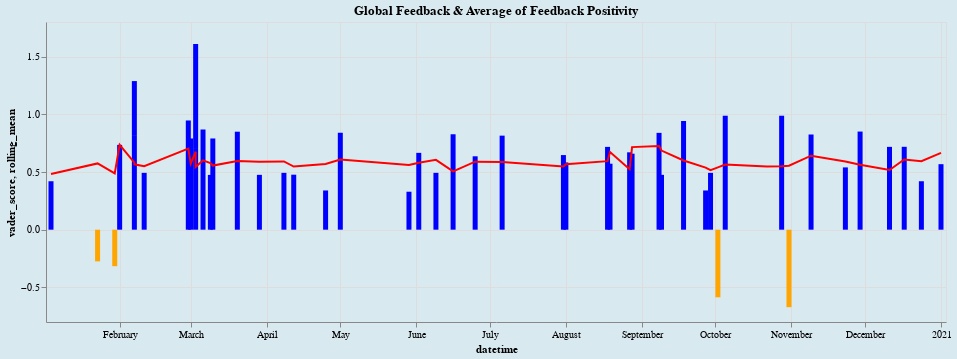

Notebook code cell kept with this figure:
### Code cell
bar = alt.Chart(source, title="Global Feedback & Average of Feedback Positivity"
    ).mark_bar(
    ).encode(
    x='datetime:T',
    y='vader_score:Q',
    color=alt.condition(
         alt.datum.vader_score > 0,
         alt.value("blue"),  # The positive color
         alt.value("orange")  # The negative color
    )
  )
line = alt.Chart(source).mark_line(color='red').transform_window(
    # The field to average
    rolling_mean='mean(vader_score)',
    # The number of values before and after the current value to include.
    # [null, 0] is the default value for frame.
    # frame=[-9, 0]
).encode(
    x='datetime',
    y='rolling_mean:Q'
)

(bar + line).properties(
    width=900).configure_title(fontSize=26).configure(background='#D9E9F0'
    ).interactive()

### Figure 1 — Vega-Lite specification as saved in the notebook (floating-point values rounded to 4 significant figures)
{"config": {"view": {"continuousWidth": 400, "continuousHeight": 300}, "background": "#D9E9F0"}, "layer": [{"mark": "bar", "encoding": {"color": {"condition": {"value": "blue", "test": "(datum.vader_score > 0)"}, "value": "orange"}, "x": {"field": "datetime", "type": "temporal"}, "y": {"field": "vader_score", "type": "quantitative"}}, "selection": {"selector001": {"type": "interval", "bind": "scales", "encodings": ["x", "y"]}}, "title": "Global Feedback & Average of Feedback Positivity"}, {"mark": {"type": "line", "color": "red"}, "encoding": {"x": {"field": "datetime", "type": "temporal"}, "y": {"field": "rolling_mean", "type": "quantitative"}}, "transform": [{"window": [{"op": "mean", "field": "vader_score", "as": "rolling_mean"}]}]}], "data": {"name": "data-c72bae3c57eb5b757673293a4bc6bd5b"}, "width": 900, "$schema": "https://vega.github.io/schema/vega-lite/v4.17.0.json", "datasets": {"data-c72bae3c57eb5b757673293a4bc6bd5b": [{"ticket_id": "RGY31mG14606sC3B", "mentor_id": "UY340CfO5dJ2S210", "mentee_id": "8v417YeUI850jS3Z", "feedback": "I have many hours of undergraduate accounting and finance course work under my belt and this class gives you a tremendous overview of financial statement analysis. The only disadvantage is that the professor creates the workbooks for you and you only have to answer conceptual questions. While this would be great for some, I was hoping for some more hands on work to practice.", "mentee_first_name": "Brady", "mentee_last_name": "Parker", "mentee_full_name": "Brady Parker", "mentor_first_name": "Jerry", "mentor_last_name": "Reed", "mentor_full_name": "Jerry Reed", "datetime": "2020-02-01T00:00:00", "feedback_outcome": "Positive", "vader_score": 0.7351}, {"ticket_id": "1R4587z1caGB1B7u", "mentor_id": "630lhQ431nA0Nz3s", "mentee_id": "yIBKz628y1Ol4538", "feedback": "Great introduction to Accounting Analytics. Unexpected lecturing dialogues. Could have more analytics or additional or optional problem sets to explore more deeply.", "mentee_first_name": "Bo", "mentee_last_name": "Reed", "mentee_full_name": "Bo Reed", "mentor_first_name": "Layne", "mentor_last_name": "Morris", "mentor_full_name": "Layne Morris", "datetime": "2020-09-27T00:00:00", "feedback_outcome": "Positive", "vader_score": 0.34}, {"ticket_id": "21x781Q7Ayo4mgE8", "mentor_id": "8lC6bv1xtG1046M6", "mentee_id": "4A763H2DOZxo68Z3", "feedback": "Very useful and comprehensive", "mentee_first_name": "Matthew", "mentee_last_name": "Miller", "mentee_full_name": "Matthew Miller", "mentor_first_name": "Sabrina", "mentor_last_name": "Richardson", "mentor_full_name": "Sabrina Richardson", "datetime": "2020-06-02T00:00:00", "feedback_outcome": "Positive", "vader_score": 0.6659}, {"ticket_id": "20gp7c24Fx6h4D6g", "mentor_id": "J4o388P4plF5RY70", "mentee_id": "q742317EX47IcugF", "feedback": "This is a really good survey class in the potential of 3d printing, with examples of how individuals can empower themselves and others without the obstacles of traditional tooling, with a relatively short learning curve and low investment. It also demonstrates the ways in which, now and increasingly in the future, we'll all be capable of designing the solutions to our own problems with increasing agility!The only thing that could make it better would be to have more design challenges!Thanks!", "mentee_first_name": "Caden", "mentee_last_name": "Miller", "mentee_full_name": "Caden Miller", "mentor_first_name": "Salvatore", "mentor_last_name": "Brooks", "mentor_full_name": "Salvatore Brooks", "datetime": "2020-11-09T00:00:00", "feedback_outcome": "Positive", "vader_score": 0.825}, {"ticket_id": "46P6Sw8gLI5Q2N14", "mentor_id": "6602Q4ljE112heWg", "mentee_id": "b77WF13NE25b3h8F", "feedback": "Nice course, a difficult one but very challengeable. Nice structure and easy to understand.I wanted to refresh my knowledge in anatomy and in such gained a whole lot more in return.Thanks to the Professors for their time and effort in making this MOOC.Very pleased.", "mentee_first_name": "Sarai", "mentee_last_name": "Price", "mentee_full_name": "Sarai Price", "mentor_first_name": "Johnny", "mentor_last_name": "Campbell", "mentor_full_name": "Johnny Campbell", "datetime": "2020-02-29T00:00:00", "feedback_outcome": "Positive", "vader_score": 0.9466}, {"ticket_id": "tka207qsi63j7X24", "mentor_id": "eA81PAI415m8Tw61", "mentee_id": "Wn68P028X06LpIz2", "feedback": "Very well done! Contents, delivery, clarity, everything was top notch. Thank you!", "mentee_first_name": "Ryan", "mentee_last_name": "Morales", "mentee_full_name": "Ryan Morales", "mentor_first_name": "Callan", "mentor_last_name": "Jackson", "mentor_full_name": "Callan Jackson", "datetime": "2020-09-08T00:00:00", "feedback_outcome": "Positive", "vader_score": 0.8392}, {"ticket_id": "ZrghZ0y5G3S34618", "mentor_id": "yC6d561OJiK355j5", "mentee_id": "L4o15LRyu4L8138J", "feedback": "Great course!", "mentee_first_name": "Caiden", "mentee_last_name": "Stewart", "mentee_full_name": "Caiden Stewart", "mentor_first_name": "Brooke", "mentor_last_name": "Garcia", "mentor_full_name": "Brooke Garcia", "datetime": "2020-08-28T00:00:00", "feedback_outcome": "Positive", "vader_score": 0.6588}, {"ticket_id": "O26z0D5yJ3h5RA40", "mentor_id": "qt64H1zC3z68h4L7", "mentee_id": "8izPp7iMC8v18014", "feedback": "As an introduction course its very helpful. It has just what you need to get started.", "mentee_first_name": "Naya", "mentee_last_name": "Rivera", "mentee_full_name": "Naya Rivera", "mentor_first_name": "Nadia", "mentor_last_name": "Reyes", "mentor_full_name": "Nadia Reyes", "datetime": "2020-09-09T00:00:00", "feedback_outcome": "Positive", "vader_score": 0.4754}, {"ticket_id": "c5t3d1pL8x55Vc24", "mentor_id": "630lhQ431nA0Nz3s", "mentee_id": "0vt3g7SG58W521WL", "feedback": "Excellent introduction to Ableton", "mentee_first_name": "Kylie", "mentee_last_name": "Miller", "mentee_full_name": "Kylie Miller", "mentor_first_name": "Layne", "mentor_last_name": "Morris", "mentor_full_name": "Layne Morris", "datetime": "2020-08-19T00:00:00", "feedback_outcome": "Positive", "vader_score": 0.5719}, {"ticket_id": "6C2o65vy07z3oKm4", "mentor_id": "470KQ6il1DzVH757", "mentee_id": "mfsG0s78v4025G8g", "feedback": "Hello!My name is Ahmed from Egypt, I am 3D Hubs Mayor. I think it's The first course in the internet which will give you the opportunity to know a lot of things about 3D Printing so stay tuned and register now if you interested in 3D printing.Cheers,", "mentee_first_name": "Edith", "mentee_last_name": "Ramirez", "mentee_full_name": "Edith Ramirez", "mentor_first_name": "River", "mentor_last_name": "Clark", "mentor_full_name": "River Clark", "datetime": "2020-03-03T00:00:00", "feedback_outcome": "Positive", "vader_score": 0.6996}, {"ticket_id": "30ICg1B1d6COF100", "mentor_id": "J4o388P4plF5RY70", "mentee_id": "41mm8q3722h1RFAr", "feedback": "I really appreicated the tools and techniques presented in the course. Very very valuable for Merger and Acqusition projects that I will be involved in (if ever)", "mentee_first_name": "Quinn", "mentee_last_name": "Bailey", "mentee_full_name": "Quinn Bailey", "mentor_first_name": "Salvatore", "mentor_last_name": "Brooks", "mentor_full_name": "Salvatore Brooks", "datetime": "2021-01-01T00:00:00", "feedback_outcome": "Positive", "vader_score": 0.5678}, {"ticket_id": "znT1hR0f3bs07063", "mentor_id": "8lC6bv1xtG1046M6", "mentee_id": "0t37ka6108elvkC5", "feedback": "Excellent but tough course ,you need to work and it is not simply called advanced Algorithms and Complexity.You will be forced to test your code properly ,even if you didn't do it properly in the previous specialisation course.", "mentee_first_name": "Aidan", "mentee_last_name": "Mendoza", "mentee_full_name": "Aidan Mendoza", "mentor_first_name": "Sabrina", "mentor_last_name": "Richardson", "mentor_full_name": "Sabrina Richardson", "datetime": "2020-10-31T00:00:00", "feedback_outcome": "Negative", "vader_score": -0.6715}, {"ticket_id": "60F60dl3iJ1tSb50", "mentor_id": "qt64H1zC3z68h4L7", "mentee_id": "FF1wo6Zr6Z4464H0", "feedback": "Good course . A must take for beginners !", "mentee_first_name": "Stella", "mentee_last_name": "Chavez", "mentee_full_name": "Stella Chavez", "mentor_first_name": "Nadia", "mentor_last_name": "Reyes", "mentor_full_name": "Nadia Reyes", "datetime": "2020-02-11T00:00:00", "feedback_outcome": "Positive", "vader_score": 0.4926}, {"ticket_id": "Juu2Z400z4573thE", "mentor_id": "470KQ6il1DzVH757", "mentee_id": "qEC26300fZ615erw", "feedback": "Great content but animations are annoying!", "mentee_first_name": "Cain", "mentee_last_name": "Allen", "mentee_full_name": "Cain Allen", "mentor_first_name": "River", "mentor_last_name": "Clark", "mentor_full_name": "River Clark", "datetime": "2020-01-30T00:00:00", "feedback_outcome": "Negative", "vader_score": -0.3164}, {"ticket_id": "ko1E2MYFf5480k27", "mentor_id": "3s811p68crqH8B5z", "mentee_id": "fo76Oi46or816i8N", "feedback": "Thank you so much!", "mentee_first_name": "Taylor", "mentee_last_name": "Ward", "mentee_full_name": "Taylor Ward", "mentor_first_name": "Wayne", "mentor_last_name": "Howard", "mentor_full_name": "Wayne Howard", "datetime": "2020-01-04T00:00:00", "feedback_outcome": "Positive", "vader_score": 0.4199}, {"ticket_id": "8B1v44L3667FufuY", "mentor_id": "yC6d561OJiK355j5", "mentee_id": "353A6snEGf3456ZU", "feedback": "iam soooo happy to joined to this course which help me to evaluate my skills and increase it", "mentee_first_name": "Anahi", "mentee_last_name": "Carter", "mentee_full_name": "Anahi Carter", "mentor_first_name": "Brooke", "mentor_last_name": "Garcia", "mentor_full_name": "Brooke Garcia", "datetime": "2020-06-16T00:00:00", "feedback_outcome": "Positive", "vader_score": 0.8271}, {"ticket_id": "51o4I50Qn1e31DQP", "mentor_id": "eA81PAI415m8Tw61", "mentee_id": "1j1AL4W5cto736d1", "feedback": "Awesome Course. It was quite challenging though", "mentee_first_name": "Claire", "mentee_last_name": "Cox", "mentee_full_name": "Claire Cox", "mentor_first_name": "Callan", "mentor_last_name": "Jackson", "mentor_full_name": "Callan Jackson", "datetime": "2020-12-11T00:00:00", "feedback_outcome": "Positive", "vader_score": 0.7178}, {"ticket_id": "yjt2g5DKs53H5275", "mentor_id": "J4o388P4plF5RY70", "mentee_id": "87Af0A6c3k262HpM", "feedback": "Good information!", "mentee_first_name": "Hellen", "mentee_last_name": "Heinz", "mentee_full_name": "Hellen Heinz", "mentor_first_name": "Salvatore", "mentor_last_name": "Brooks", "mentor_full_name": "Salvatore Brooks", "datetime": "2020-09-29T00:00:00", "feedback_outcome": "Positive", "vader_score": 0.4926}, {"ticket_id": "b7oR6hs087Rvq843", "mentor_id": "U0o85d0ytk780Ml2", "mentee_id": "ZY7Q4N02536cQgW4", "feedback": "This is the first English course I have taken.Though at first it was kind of difficulty because of language(especially the terms) and profession knowledge(it is a comprehensive course and I am still learning courses concerned at school)the course is really worth taking. I have learned a lot .and it stimulates my interest in accounting.", "mentee_first_name": "Alora", "mentee_last_name": "Castillo", "mentee_full_name": "Alora Castillo", "mentor_first_name": "Amias", "mentor_last_name": "Ward", "mentor_full_name": "Amias Ward", "datetime": "2020-08-27T00:00:00", "feedback_outcome": "Positive", "vader_score": 0.6705}, {"ticket_id": "S2pc8Y7A51x137xC", "mentor_id": "8lC6bv1xtG1046M6", "mentee_id": "4o5C28M8iQ43m6Ij", "feedback": "Fun and interesting course. I learned a lot, despite already being a Live user. Reviewing the assignments of other course-takers widened my horizons and helped me gain valuable insights.", "mentee_first_name": "Denise", "mentee_last_name": "Anderson", "mentee_full_name": "Denise Anderson", "mentor_first_name": "Sabrina", "mentor_last_name": "Richardson", "mentor_full_name": "Sabrina Richardson", "datetime": "2020-03-03T00:00:00", "feedback_outcome": "Positive", "vader_score": 0.91}, {"ticket_id": "7q68M2W54HWDh77f", "mentor_id": "J4o388P4plF5RY70", "mentee_id": "ms51lG223p6D87hp", "feedback": "V difficult, but rewarding!I did not get the grade I thought I would in this class...but I learned a lot more than I thought I could! Very in depth and thorough, I think I value the knowledge I received more than the sub-par grade I received. ;)", "mentee_first_name": "Dream", "mentee_last_name": "Torres", "mentee_full_name": "Dream Torres", "mentor_first_name": "Salvatore", "mentor_last_name": "Brooks", "mentor_full_name": "Salvatore Brooks", "datetime": "2020-07-31T00:00:00", "feedback_outcome": "Positive", "vader_score": 0.6467}, {"ticket_id": "F74056vI21T4kKmE", "mentor_id": "Kks6ET762z5N4Y53", "mentee_id": "aR5084wT662PN8nF", "feedback": "work motivational, very clear, well structured on a steady groove ... excellent!", "mentee_first_name": "Mckinley", "mentee_last_name": "Lee", "mentee_full_name": "Mckinley Lee", "mentor_first_name": "Charley", "mentor_last_name": "Watson", "mentor_full_name": "Charley Watson", "datetime": "2020-11-29T00:00:00", "feedback_outcome": "Positive", "vader_score": 0.8505}, {"ticket_id": "40tx0M65P3sj6b0g", "mentor_id": "86Wi7iP0OI646qQ4", "mentee_id": "2k8j3802WG1WtB1Y", "feedback": "Great review of what can be accomplished through 3D printing.", "mentee_first_name": "Canaan", "mentee_last_name": "Watson", "mentee_full_name": "Canaan Watson", "mentor_first_name": "Arabella", "mentor_last_name": "Hughes", "mentor_full_name": "Arabella Hughes", "datetime": "2020-03-01T00:00:00", "feedback_outcome": "Positive", "vader_score": 0.7906}, {"ticket_id": "3344poCe2B6S83na", "mentor_id": "UY340CfO5dJ2S210", "mentee_id": "yK1X13TlMF0c2571", "feedback": "Great course. I enjoyed learning the material.", "mentee_first_name": "Zander", "mentee_last_name": "Clark", "mentee_full_name": "Zander Clark", "mentor_first_name": "Jerry", "mentor_last_name": "Reed", "mentor_full_name": "Jerry Reed", "datetime": "2020-02-07T00:00:00", "feedback_outcome": "Positive", "vader_score": 0.8126}, {"ticket_id": "85g2P3ldex7d785c", "mentor_id": "yC6d561OJiK355j5", "mentee_id": "w11yyU6UE04Uk831", "feedback": "The instructor does an excellent job, but realistically there is no way to be proficient enough in a 3D software program after a week or two to earn a certificate. The certificate is worthless in my opinion. I liked the class but it seemed more like intro vs. a class of any proficiency required.", "mentee_first_name": "Nadia", "mentee_last_name": "Gray", "mentee_full_name": "Nadia Gray", "mentor_first_name": "Brooke", "mentor_last_name": "Garcia", "mentor_full_name": "Brooke Garcia", "datetime": "2020-03-09T00:00:00", "feedback_outcome": "Positive", "vader_score": 0.4748}, {"ticket_id": "L142X5HFJu8wJ638", "mentor_id": "72nzNC54886hd4hH", "mentee_id": "2k8j3802WG1WtB1Y", "feedback": "The topics are really interesting and advanced! However, there's a lot of talk in chinese, due to questions/answers from teacher and students, and the quizzes are a bit too easy. I learned a lot though.", "mentee_first_name": "Canaan", "mentee_last_name": "Watson", "mentee_full_name": "Canaan Watson", "mentor_first_name": "Natalie", "mentor_last_name": "Bailey", "mentor_full_name": "Natalie Bailey", "datetime": "2020-07-06T00:00:00", "feedback_outcome": "Positive", "vader_score": 0.8151}, {"ticket_id": "lv758F780QWJ1y3b", "mentor_id": "Kks6ET762z5N4Y53", "mentee_id": "T26wb738Nj14k1UJ", "feedback": "I am very glad to see courses like this one on Coursera. The course itself is well structured and contains a lot of useful information and that is exactly what I needed in one place.My only complaint is the price of the course - I think it is a bit expensive especially for this first part of the specialisation - it is an introductory two week course with a lot of advertising...£40..common..are you serious?? A lot of people will buy personal 3D printers or kits after the course, some of them will make a decision to buy a 3D printer for a company they work for (as myself), Fusion 360 subscriptions etc. These companies should sponsor such courses to make them more affordable - it is their interest.I made several courses on Coursera already (Mechanical and Electrical Engineering), they were 5 to 8 weeks and comprised a lot of quite hard work from mentors and students and were only £32 for certificate.I like the idea of this specialisation but I decided not to pay for the certificate because of its price. Although I am very happy to have access to the courses and I thank you for you effort!", "mentee_first_name": "Tessa", "mentee_last_name": "Morales", "mentee_full_name": "Tessa Morales", "mentor_first_name": "Charley", "mentor_last_name": "Watson", "mentor_full_name": "Charley Watson", "datetime": "2020-09-18T00:00:00", "feedback_outcome": "Positive", "vader_score": 0.9421}, {"ticket_id": "5cD4c8T24N61K6Yk", "mentor_id": "R4Ss15q506FH18zt", "mentee_id": "2k8j3802WG1WtB1Y", "feedback": "Thank you so much!", "mentee_first_name": "Canaan", "mentee_last_name": "Watson", "mentee_full_name": "Canaan Watson", "mentor_first_name": "Blakely", "mentor_last_name": "Sanders", "mentor_full_name": "Blakely Sanders", "datetime": "2020-12-24T00:00:00", "feedback_outcome": "Positive", "vader_score": 0.4199}, {"ticket_id": "BKN626QB3h268C5U", "mentor_id": "h8Y752S7P3A0T0na", "mentee_id": "Gp583FzBb5L41n15", "feedback": "Very insightful topic! A good overview of the use of analytics in accounting!", "mentee_first_name": "Hana", "mentee_last_name": "Cook", "mentee_full_name": "Hana Cook", "mentor_first_name": "Arielle", "mentor_last_name": "Kim", "mentor_full_name": "Arielle Kim", "datetime": "2020-11-23T00:00:00", "feedback_outcome": "Positive", "vader_score": 0.5399}, {"ticket_id": "11hYV7383dnN87Lm", "mentor_id": "R4Ss15q506FH18zt", "mentee_id": "S1G22L34k838Uzji", "feedback": "Great! As always great lectures by professor Bushee!", "mentee_first_name": "Ezekiel", "mentee_last_name": "Morris", "mentee_full_name": "Ezekiel Morris", "mentor_first_name": "Blakely", "mentor_last_name": "Sanders", "mentor_full_name": "Blakely Sanders", "datetime": "2020-03-06T00:00:00", "feedback_outcome": "Positive", "vader_score": 0.8684}, {"ticket_id": "oc88q60dzN8407SJ", "mentor_id": "8lC6bv1xtG1046M6", "mentee_id": "L57x1gj8065Dj7Wt", "feedback": "I wanted to give only 4 stars because of the all the “problems” we encountered, but then we are learners investigating problem solving by design thinking. We can handle whatever comes, so the fifth star is for us. We are shaping this course by contributing to forums. Presumably we are ten thousand strong, let’s improve our worldwide voice by saying something on forms so we can get what we need and want we want also to stay on the cutting edge of reality.", "mentee_first_name": "Lawrence", "mentee_last_name": "Jones", "mentee_full_name": "Lawrence Jones", "mentor_first_name": "Sabrina", "mentor_last_name": "Richardson", "mentor_full_name": "Sabrina Richardson", "datetime": "2020-05-01T00:00:00", "feedback_outcome": "Positive", "vader_score": 0.8402}, {"ticket_id": "U80iJ757IvuA8Y60", "mentor_id": "yC6d561OJiK355j5", "mentee_id": "PaXo0715VWy1351r", "feedback": "Very good intro to 3d printed.", "mentee_first_name": "Jaden", "mentee_last_name": "Chavez", "mentee_full_name": "Jaden Chavez", "mentor_first_name": "Brooke", "mentor_last_name": "Garcia", "mentor_full_name": "Brooke Garcia", "datetime": "2020-06-09T00:00:00", "feedback_outcome": "Positive", "vader_score": 0.4927}, {"ticket_id": "lF1cPb68U850tD56", "mentor_id": "670wl1MU23z4fYh7", "mentee_id": "ms51lG223p6D87hp", "feedback": "The course makes accounting interesting and especially the examples are very illustrative. Virtual students bring some fun. The 4th week is however really integrated in the course structure.", "mentee_first_name": "Dream", "mentee_last_name": "Torres", "mentee_full_name": "Dream Torres", "mentor_first_name": "Robin", "mentor_last_name": "Jones", "mentor_full_name": "Robin Jones", "datetime": "2020-12-17T00:00:00", "feedback_outcome": "Positive", "vader_score": 0.7184}, {"ticket_id": "t168P43J13tEll4w", "mentor_id": "L2t7h5Q1O35w40rx", "mentee_id": "0g4I3l8RC0Mue531", "feedback": "If only it was a week longer.", "mentee_first_name": "Zariah", "mentee_last_name": "Hughes", "mentee_full_name": "Zariah Hughes", "mentor_first_name": "Denisse", "mentor_last_name": "Martinez", "mentor_full_name": "Denisse Martinez", "datetime": "2020-02-07T00:00:00", "feedback_outcome": "Neutral", "vader_score": 0.0}, {"ticket_id": "m5r014d3h57ravd0", "mentor_id": "630lhQ431nA0Nz3s", "mentee_id": "yG8z814u6Pw25Z8B", "feedback": "I've know many skills in competition with many true cases. Thanks!", "mentee_first_name": "Abraham", "mentee_last_name": "Hall", "mentee_full_name": "Abraham Hall", "mentor_first_name": "Layne", "mentor_last_name": "Morris", "mentor_full_name": "Layne Morris", "datetime": "2020-08-18T00:00:00", "feedback_outcome": "Positive", "vader_score": 0.7177}, {"ticket_id": "4R27M0tgVay57w84", "mentor_id": "h8Y752S7P3A0T0na", "mentee_id": "h0OSv063IdUM1860", "feedback": "Very useful for understanding the basics of 3D printing technology.", "mentee_first_name": "Adrian", "mentee_last_name": "Gutierrez", "mentee_full_name": "Adrian Gutierrez", "mentor_first_name": "Arielle", "mentor_last_name": "Kim", "mentor_full_name": "Arielle Kim", "datetime": "2020-04-08T00:00:00", "feedback_outcome": "Positive", "vader_score": 0.4927}, {"ticket_id": "Lx4C75n8dAO642s5", "mentor_id": "mg3W02iR15j3w85K", "mentee_id": "2Dkq2jr8525Q2fF7", "feedback": "Very helpful", "mentee_first_name": "Aliyah", "mentee_last_name": "Green", "mentee_full_name": "Aliyah Green", "mentor_first_name": "Pete", "mentor_last_name": "Peterson", "mentor_full_name": "Pete Peterson", "datetime": "2020-03-29T00:00:00", "feedback_outcome": "Positive", "vader_score": 0.4754}, {"ticket_id": "5573K40xN5GUlA8C", "mentor_id": "R4Ss15q506FH18zt", "mentee_id": "T26wb738Nj14k1UJ", "feedback": "Very informative an approachable course. I really like the way Aric presents the information. I am excited to complete the rest of the Specialization.", "mentee_first_name": "Tessa", "mentee_last_name": "Morales", "mentee_full_name": "Tessa Morales", "mentor_first_name": "Blakely", "mentor_last_name": "Sanders", "mentor_full_name": "Blakely Sanders", "datetime": "2020-06-25T00:00:00", "feedback_outcome": "Positive", "vader_score": 0.6361}, {"ticket_id": "o4u5y7q6Sw3iW764", "mentor_id": "qt64H1zC3z68h4L7", "mentee_id": "01k40nHCD3MW3c40", "feedback": "I would add more examples on how to populate the data, even spend time on optional videos where the professor or his assistant goes through testing ratios (something similar to Operations Analytics). I feel like the professor was rushing through his explanations and the models. Maybe people found the course very useful however I felt like there was too much text and immediate switch to Excel file that was elaborated shortly. Overall, I am not sure how to apply these ratios in my final project...", "mentee_first_name": "Adaline", "mentee_last_name": "Reyes", "mentee_full_name": "Adaline Reyes", "mentor_first_name": "Nadia", "mentor_last_name": "Reyes", "mentor_full_name": "Nadia Reyes", "datetime": "2020-03-20T00:00:00", "feedback_outcome": "Positive", "vader_score": 0.8493}, {"ticket_id": "5V15k63Qql28UUC3", "mentor_id": "470KQ6il1DzVH757", "mentee_id": "u2Q3Szc7511be56h", "feedback": "Don't recommend.You're better off skimming through the ableton manual and using the search function to get the answers you want.", "mentee_first_name": "Brett", "mentee_last_name": "Johnson", "mentee_full_name": "Brett Johnson", "mentor_first_name": "River", "mentor_last_name": "Clark", "mentor_full_name": "River Clark", "datetime": "2020-01-23T00:00:00", "feedback_outcome": "Neutral", "vader_score": -0.2746}, {"ticket_id": "4fk6bx2d01k833Nx", "mentor_id": "670wl1MU23z4fYh7", "mentee_id": "fo76Oi46or816i8N", "feedback": "it could be easily compressed in a two-weeks course.Sometimes interviews are too long for what they need to explain.", "mentee_first_name": "Taylor", "mentee_last_name": "Ward", "mentee_full_name": "Taylor Ward", "mentor_first_name": "Robin", "mentor_last_name": "Jones", "mentor_full_name": "Robin Jones", "datetime": "2020-04-25T00:00:00", "feedback_outcome": "Positive", "vader_score": 0.34}, {"ticket_id": "3ZzNw02Zvu61D771", "mentor_id": "qt64H1zC3z68h4L7", "mentee_id": "yk722ZDzO7N6365j", "feedback": "It is very nice for people are starting with abletobn program", "mentee_first_name": "Tyler", "mentee_last_name": "Clark", "mentee_full_name": "Tyler Clark", "mentor_first_name": "Nadia", "mentor_last_name": "Reyes", "mentor_full_name": "Nadia Reyes", "datetime": "2020-02-07T00:00:00", "feedback_outcome": "Positive", "vader_score": 0.4754}, {"ticket_id": "MD378K50C8N5L4aj", "mentor_id": "eA81PAI415m8Tw61", "mentee_id": "fo76Oi46or816i8N", "feedback": "Really useful for beginners!!", "mentee_first_name": "Taylor", "mentee_last_name": "Ward", "mentee_full_name": "Taylor Ward", "mentor_first_name": "Callan", "mentor_last_name": "Jackson", "mentor_full_name": "Callan Jackson", "datetime": "2020-08-01T00:00:00", "feedback_outcome": "Positive", "vader_score": 0.5827}, {"ticket_id": "0VJZj4d4E605Di87", "mentor_id": "86Wi7iP0OI646qQ4", "mentee_id": "aR5084wT662PN8nF", "feedback": "Good content but the Chinese translation is bad, which makes quiz quite obscure in meaning", "mentee_first_name": "Mckinley", "mentee_last_name": "Lee", "mentee_full_name": "Mckinley Lee", "mentor_first_name": "Arabella", "mentor_last_name": "Hughes", "mentor_full_name": "Arabella Hughes", "datetime": "2020-10-02T00:00:00", "feedback_outcome": "Negative", "vader_score": -0.5859}, {"ticket_id": "2fBl515Z75P31GDK", "mentor_id": "72nzNC54886hd4hH", "mentee_id": "27RG2N24cxW3z7O7", "feedback": "Great thanks for Dr.aric ,who has a smiley face ,If any one enrolled this course ,he would get a great knowledge and usefull information about 3d printing or addtive manufacturing ,throw a simple & exciting videos ,not only that ,you would get another benefits not only information about 3d priting ,like ,getting knowledge of many companies from the inside ,see stories of successfull people which achieves you to keep up with your work ,meet with your colleagues and make new friends ,and finally grow up your english skills ,like listening and grow up your vocabulary .....Great thaks for coursera team ,it's our pleasure to learn with you ........", "mentee_first_name": "Maverick", "mentee_last_name": "Clark", "mentee_full_name": "Maverick Clark", "mentor_first_name": "Natalie", "mentor_last_name": "Bailey", "mentor_full_name": "Natalie Bailey", "datetime": "2020-10-28T00:00:00", "feedback_outcome": "Positive", "vader_score": 0.9877}, {"ticket_id": "V3V741mxkpV5716Z", "mentor_id": "mg3W02iR15j3w85K", "mentee_id": "yK1X13TlMF0c2571", "feedback": "This is a great course for people who do not know Ableton. The exercises were easy to understand.", "mentee_first_name": "Zander", "mentee_last_name": "Clark", "mentee_full_name": "Zander Clark", "mentor_first_name": "Pete", "mentor_last_name": "Peterson", "mentor_full_name": "Pete Peterson", "datetime": "2020-03-10T00:00:00", "feedback_outcome": "Positive", "vader_score": 0.7906}, {"ticket_id": "7013E7h1b8MG5Apt", "mentor_id": "630lhQ431nA0Nz3s", "mentee_id": "b3F1LSxu6DT37783", "feedback": "Great thanks for Dr.aric ,who has a smiley face ,If any one enrolled this course ,he would get a great knowledge and usefull information about 3d printing or addtive manufacturing ,throw a simple & exciting videos ,not only that ,you would get another benefits not only information about 3d priting ,like ,getting knowledge of many companies from the inside ,see stories of successfull people which achieves you to keep up with your work ,meet with your colleagues and make new friends ,and finally grow up your english skills ,like listening and grow up your vocabulary .....Great thaks for coursera team ,it's our pleasure to learn with you ........", "mentee_first_name": "Conner", "mentee_last_name": "Sanchez", "mentee_full_name": "Conner Sanchez", "mentor_first_name": "Layne", "mentor_last_name": "Morris", "mentor_full_name": "Layne Morris", "datetime": "2020-10-05T00:00:00", "feedback_outcome": "Positive", "vader_score": 0.9877}, {"ticket_id": "762WtMG1Fe10t6i5", "mentor_id": "R4Ss15q506FH18zt", "mentee_id": "4Yh83MOA8H5V7G01", "feedback": "Excellent course, first 3 weeks were very technical but highly informative. Quite a bit of accounting knowledge is required to understand the work. Last week of lessons were more simple and intuitive to understand, but overall, a very insightful module", "mentee_first_name": "Anika", "mentee_last_name": "Jackson", "mentee_full_name": "Anika Jackson", "mentor_first_name": "Blakely", "mentor_last_name": "Sanders", "mentor_full_name": "Blakely Sanders", "datetime": "2020-05-29T00:00:00", "feedback_outcome": "Positive", "vader_score": 0.3291}, {"ticket_id": "P00l866BJa4B2UO6", "mentor_id": "h8Y752S7P3A0T0na", "mentee_id": "5B6C653Z77V4GxcW", "feedback": "It's not a course... this is a very short general introduction to 3D Printing", "mentee_first_name": "Keegan", "mentee_last_name": "Adams", "mentee_full_name": "Keegan Adams", "mentor_first_name": "Arielle", "mentor_last_name": "Kim", "mentor_full_name": "Arielle Kim", "datetime": "2020-10-22T00:00:00", "feedback_outcome": "Neutral", "vader_score": 0.0}, {"ticket_id": "v7D3I30GiZX31j31", "mentor_id": "L2t7h5Q1O35w40rx", "mentee_id": "4o5C28M8iQ43m6Ij", "feedback": "This is a very basic course on 3D Printing Technology but every aspect of the technology is artistically explained. All the various points of view are considered and a 360 degree idea is passed on to the students.By taking this course, students who are contemplating about their involvement in this revolutionary technology will be able to finally decide their future course of action, which I believe will be positive.In short, this course will provide you a base whereas the further courses, I think (as I haven't taken up the rest of the courses till now but I intend to) will add sufficient value to your knowledge.Regards.", "mentee_first_name": "Denise", "mentee_last_name": "Anderson", "mentee_full_name": "Denise Anderson", "mentor_first_name": "Denisse", "mentor_last_name": "Martinez", "mentor_full_name": "Denisse Martinez", "datetime": "2020-04-12T00:00:00", "feedback_outcome": "Positive", "vader_score": 0.4767}]}}
